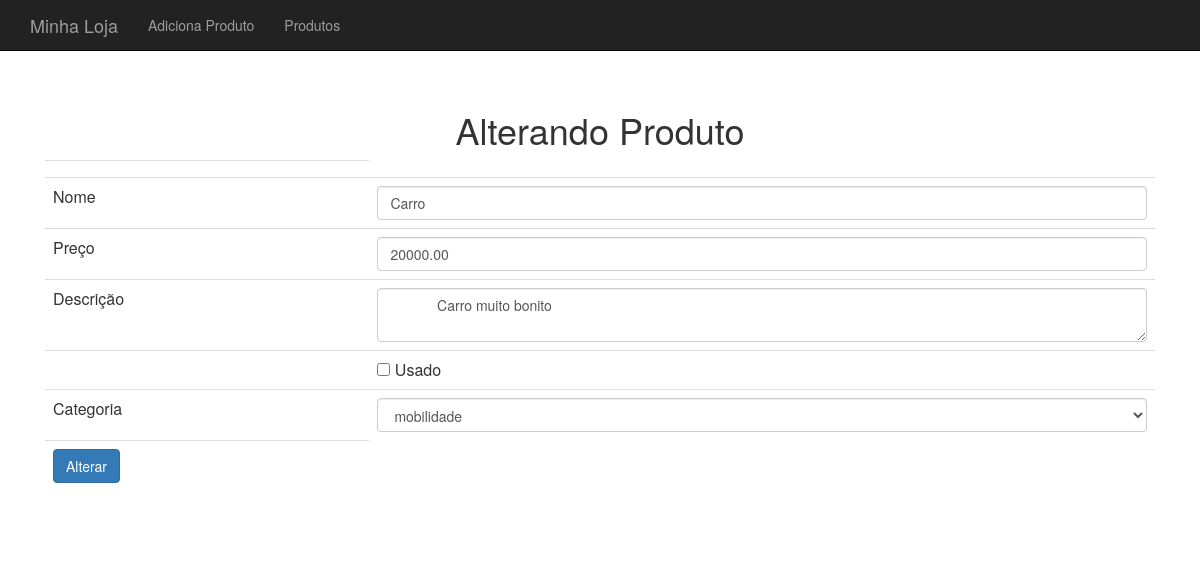
The app's page /produto-altera-formulario.php?id=1 with its own data.
### tables this page shows
CREATE TABLE produto (
  id INTEGER AUTO_INCREMENT PRIMARY KEY ,
  nome VARCHAR(255),
  preco decimal(10,2) NOT NULL,
  descricao TEXT NOT NULL ,
  categoria_id INTEGER NOT NULL ,
  usado  BOOLEAN DEFAULT FALSE
);

### banco-produto.php (called while the page is built, shortened)
<?php
function buscaProduto($conexao, $id){
    $query = "SELECT * FROM produto WHERE id={$id}";
    $resultado = mysqli_query($conexao, $query);
    return mysqli_fetch_assoc($resultado);
}

### banco-categoria.php (called while the page is built, shortened)
<?php
function listaCategorias($conexao) {
    $categorias = array();
    $query = "SELECT * FROM categoria";
    $resultado = mysqli_query($conexao,$query);
    while($categoria = mysqli_fetch_assoc($resultado)){
        array_push($categorias,$categoria);
    }
    return $categorias;
}

### produto-formulario-base.php (the view)
<tr>
    <td><input type="hidden" name="id" value="<?=$produto['id']?>"</td>
</tr>
<tr>
    <td>Nome</td>
    <td>
        <input class="form-control"
               type="text"
               name="nome"
               value="<?=$produto['nome']?>">
    </td>
</tr>
<tr>
    <td>Preço</td>
    <td>
        <input class="form-control"
               type="number"
               name="preco"
               value="<?=$produto['preco']?>">
    </td>
</tr>
<tr>
    <td>Descrição</td>
    <td>
        <textarea class="form-control"
                  name="descricao" >
            <?=$produto['descricao']?>
        </textarea>
    </td>
</tr>
<tr>
    <td></td>
    <td>
        <input type="checkbox"
               name="usado"
            <?=$usado?>
               value="true">
        Usado
    </td>
</tr>
<tr>
    <td>Categoria</td>
    <td>
        <select name="categoria_id" class="form-control">
            <?php foreach ($categorias as $categoria):
                $essaEhAcategoria = $produto['categoria_id'] == $categoria['id'];
                $selecao = $essaEhAcategoria ? "selected='selected'": "";
                ?>
                <option value="<?=$categoria['id']?>" <?=$selecao?>>
                    <?=$categoria['nome']?>
                </option>
            <?php endforeach ?>
        </select>
    </td>
</tr>

### cabecalho.php (style rules this page uses)
body { padding-top: 50px; }

### records on screen
produto: nome "Carro", preco "20000.00", descricao "Carro muito bonito"

### other values on screen
form field categoria_id "mobilidade"
